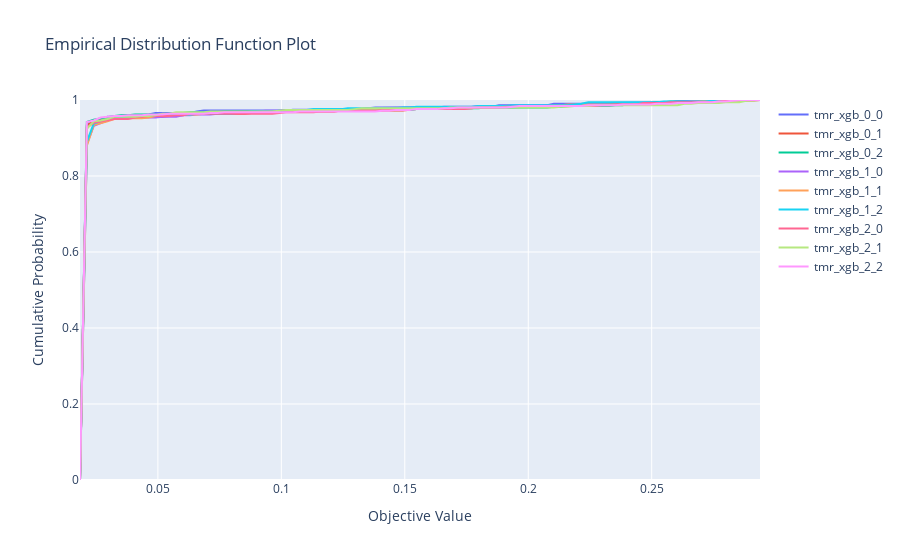

The notebook cell this image was saved under:
### Code cell
optuna.visualization.plot_edf(results2["study"])
